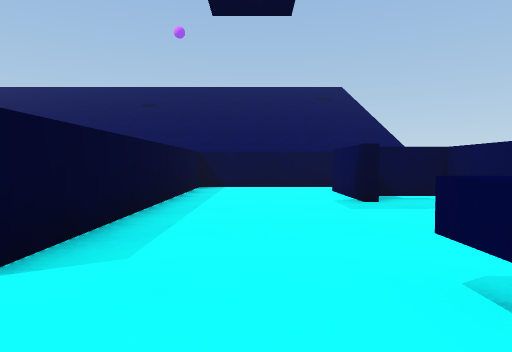
view 1 (above)

22 first-person views from a walk through a 3-D level made in the Unity game engine. The camera is 0.58 m above the floor, tilts 2° down and sees 75° across. The floor is counted in squares, 1 m on a side. Each view is taken from the middle of a square. On the plan, view 1 faces up. The plan holds only what a view shows up to about 9 squares ahead; the rest is blank. The place goes on beyond the plan. The player is left out.

view 2
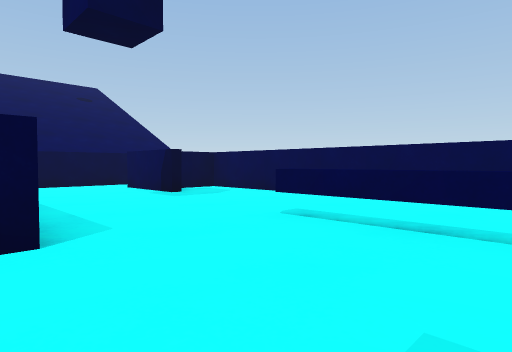

view 3
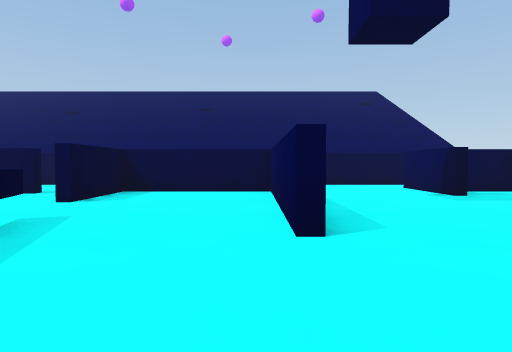

view 4
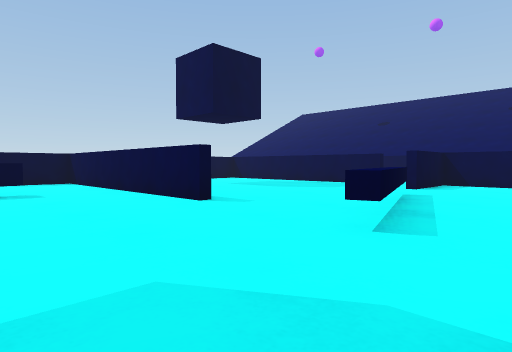

view 5
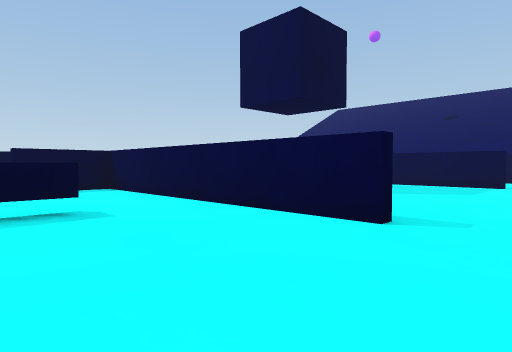

view 6
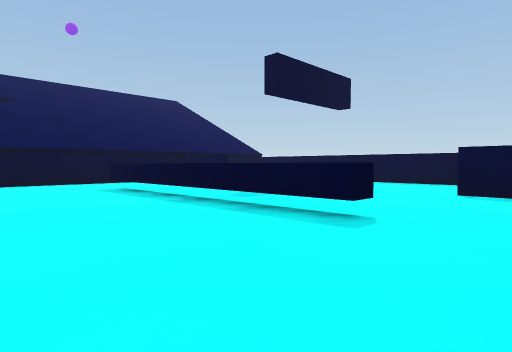

view 7
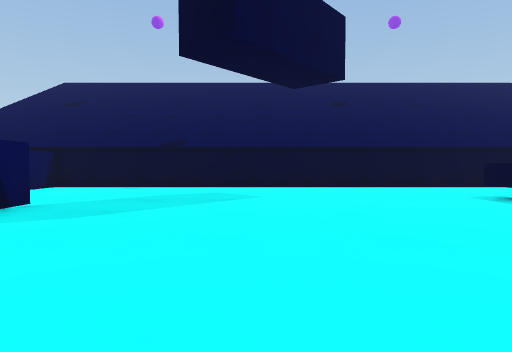

view 8
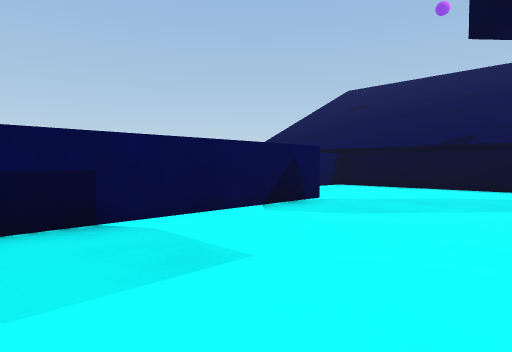

view 9
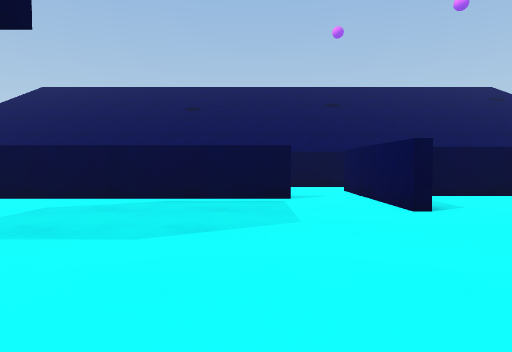

view 10
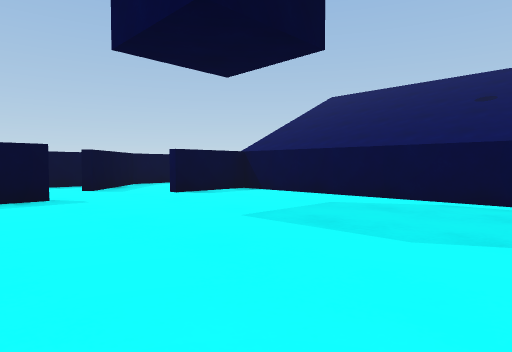

view 11
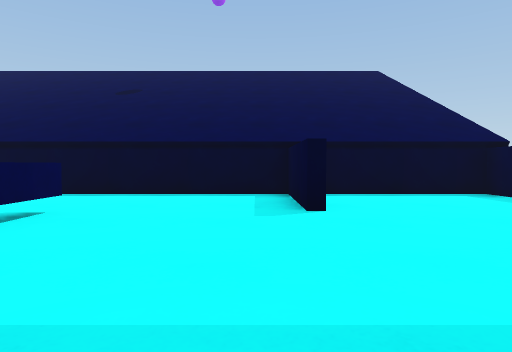

view 12
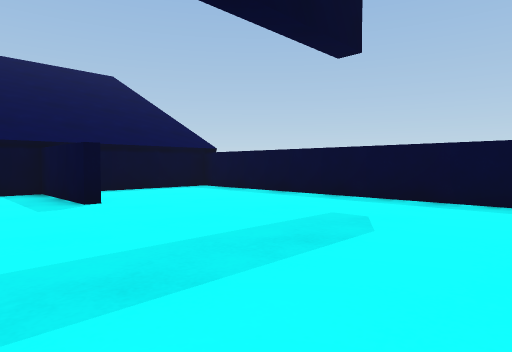

view 13
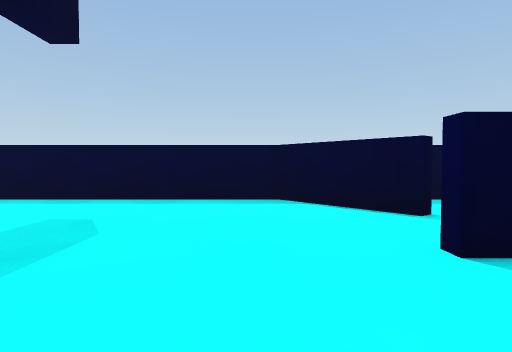

view 14
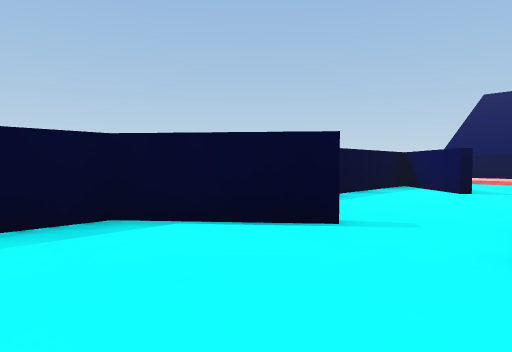

view 15
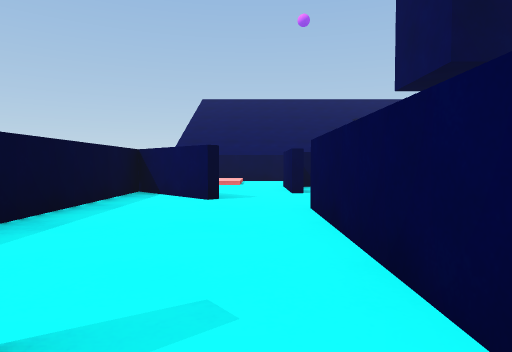

view 16
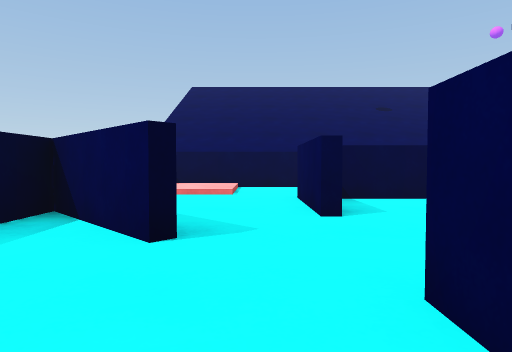

view 17
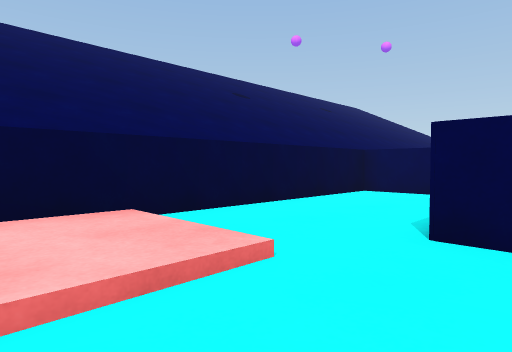

view 18
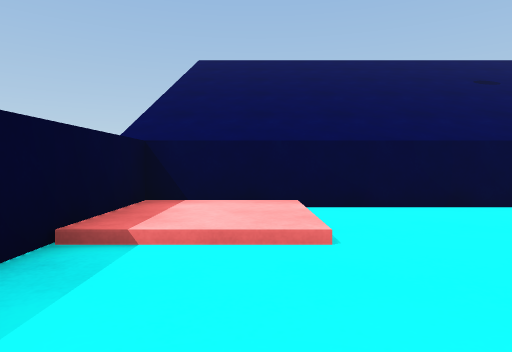

view 19
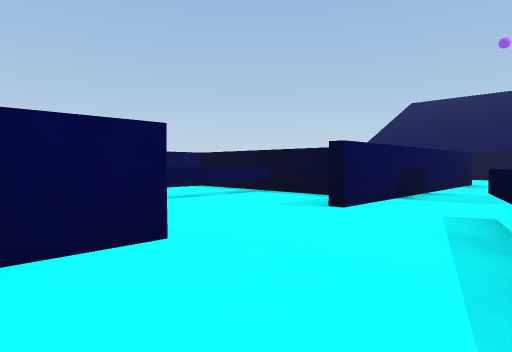

view 20
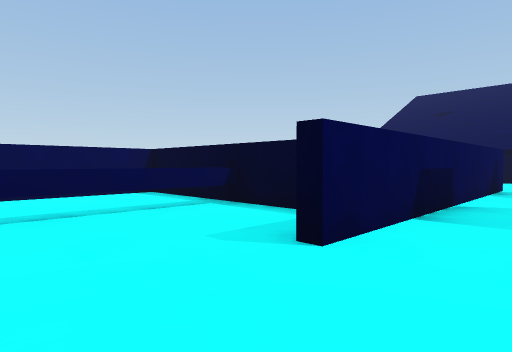

view 21
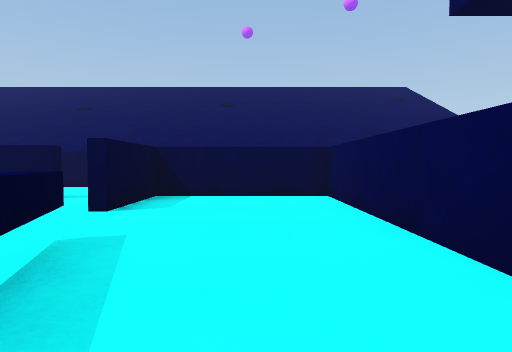

view 22
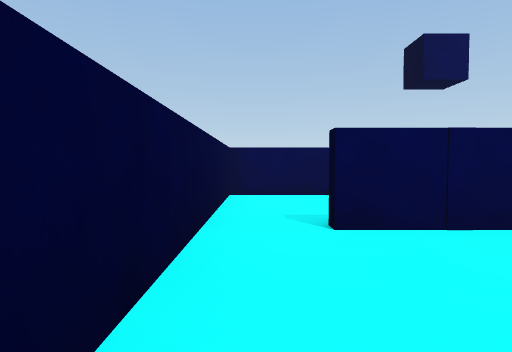

### Floor plan
Key: @ floor where view 1 was taken; # wall or solid block; . main floor; : floor 0.1 m higher than the main floor; ^ raised ledge.
Columns run from 17 left of view 1 to 4 right of it. Each row starts with its distance up from view 1.
  9 ####################
  8 #::.....#.......#...
  7 #::.....#...#...#..#
  6  ...#######.#####..###
  5  ...#.......#...#....#
  4 ##..#...........#....#
  3 ###.............#....#
  2 #............#..#....#
  1 #...#........^....^..#
  0 #...#........^...@^..#
 -1 #...#######..#..#.^..#
 -2 # #.#...........# ^###
 -3 ###.....^.......####
 -4 #.......^.......#
 -5 #.......^.......#
 -6 #.......^.......#
 -7 #.......^.......#
 -8 #.......^.......#
 -9 #.......^........
-10 #...#............
-11 #...#............#
-12 ##################

Positions as (right, up) in squares from view 1, and headings:
1: (0, 0), facing up
2: (-2, -1), facing up-right
3: (-2, -1), facing up
4: (-2, -4), facing up-left
5: (-5, -4), facing up-left
6: (-6, -1), facing down-left
7: (-5, -3), facing down
8: (-5, -3), facing down-right
9: (-7, 0), facing up
10: (-7, 0), facing up-left
11: (-12, -5), facing down
12: (-11, -4), facing down-left
13: (-11, -4), facing left
14: (-13, -5), facing up-left
15: (-14, -3), facing up
16: (-14, 0), facing up
17: (-16, 5), facing up-right
18: (-15, 4), facing up
19: (-4, 3), facing down-right
20: (-3, 1), facing down-right
21: (-3, 0), facing up
22: (-8, 8), facing right
